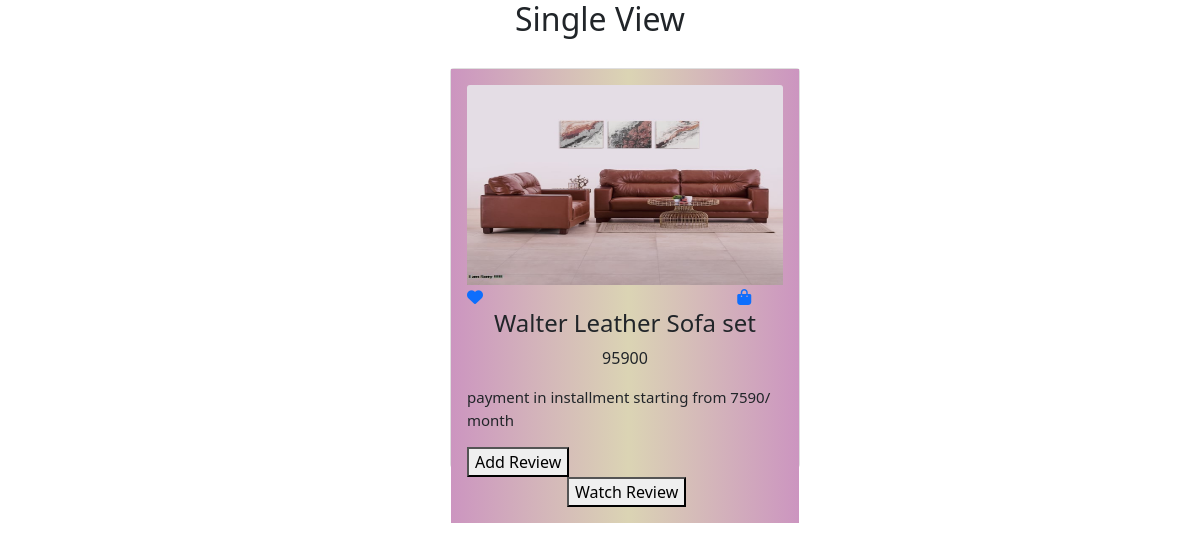
Screenshot of /ecom/singleview/1 with the database file from the repository.
### ecom/models.py (models this page shows, shortened)
class productmodel1(models.Model):
    itemname=models.CharField(max_length=50)
    img=models.FileField(upload_to='ecom/static')
    price=models.IntegerField()
    prodid1=models.IntegerField()
    descript=models.CharField(max_length=500)

### ecom/views.py (the view)
# urls.py: path("singleview/<int:id>",singleview),
def singleview(request,id):
    a=productmodel1.objects.get(id=id)
    im=str(a.img).split('/')[-1]
    return render(request,'singleview.html',{'a':a,'im':im})

### ecom/templates/singleview.html (shortened to what this page needs)
<!DOCTYPE html>
{% load static %}
<html lang="en">
 <link href="https://cdn.jsdelivr.net/npm/bootstrap@5.0.2/dist/css/bootstrap.min.css" rel="stylesheet"
>
<head>
</head>
<body>
<h2 align="center">Single View</h2>
  <div class="col-4">
  <div class="card" style="width:350px;height:400px;margin-left:450px;margin-top:30px;">
   <div class="card-body" style="background-image:linear-gradient(to right, #CC95C0 0%, #DBD4B4  51%, #CC95C0  100%);">
       <img src="{% static im %}" class="card-img-top" alt=".." id="a" height="200px" width="280px">
<div>
       <a href="http://127.0.0.1:8000/ecom/wishlist/{{a.id}}">
           <i class= "fa-solid fa-heart fa fa-1x"></i></a>
       <a href="http://127.0.0.1:8000/ecom/cart/{{i}}">
           <i class="fa-solid fa-bag-shopping fa fa-1x" style="margin-left:250px;"></i></a>
</div>
     <h4 class="card-title" style="text-align:center;" >{{a.itemname}}</h4>
     <p class="card-text" style="align-items:justify;text-align:center;">{{a.price}}</p>
     <p class="card-text" style="font-size:15px;">{{a.descript}}</p>
       <a href="http://127.0.0.1:8000/ecom/reviewcom/"><button>Add Review</button></a>
       <a href="http://127.0.0.1:8000/ecom/no/" style="margin-left:100px;"><button>Watch Review</button></a>
   </div>
  </div>
  </div>
</body>
</html>

### rows the page displays
productmodel1: itemname "Walter Leather Sofa set", price "95900", descript "payment in installment starting from 7590/ month"
